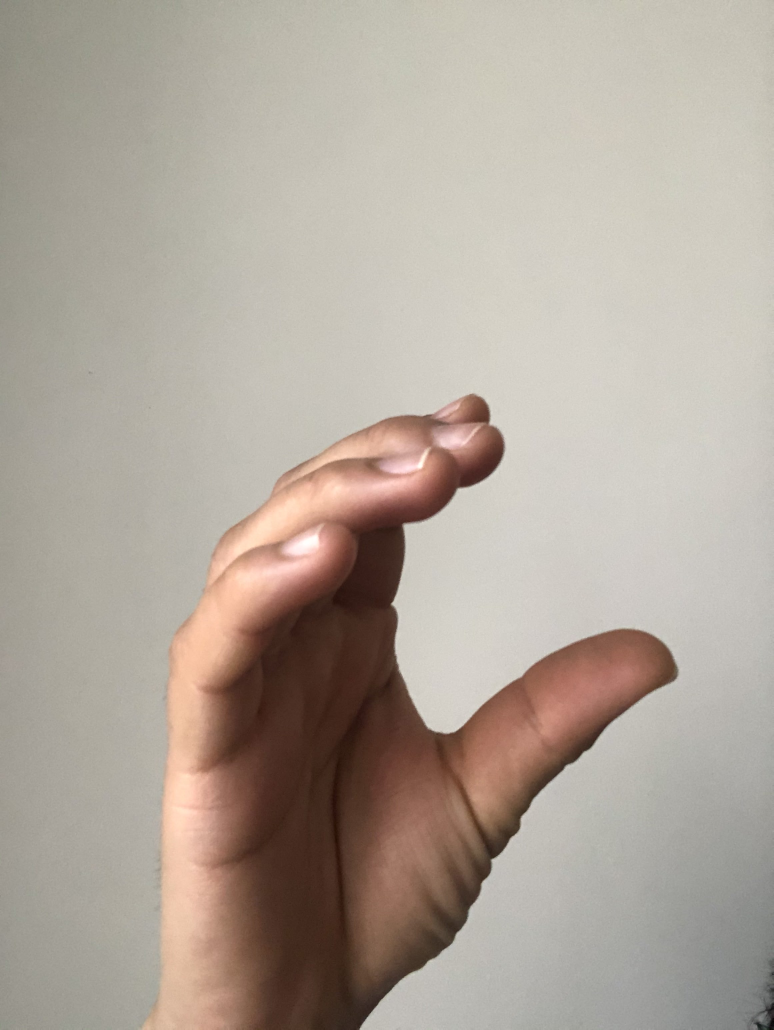
#> input picture images/hands/001.jpg, 2320 x 3088 px, given in place of the camera (shown at 1/3 size)
$ python writeOnScreen.py
#> lines starting #> are read from the running program, lines starting #| are printed output that depends on the picture; after the words box and inside, x2 and y2 are one past the last pixel; in counts of white or black regions, pixels touching at a corner belong together
import imutils
import cv2
import numpy as np
import random as rnd

def get_mask(image):
    #skin colour range
    lower_bound = np.array([0,133,77], dtype=np.uint8)
    upper_bound = np.array([235,173,127], dtype=np.uint8)

    mask = cv2.inRange(image, lower_bound, upper_bound)
    #removing the noise
    kernelOpen = np.ones((4, 4))
    kernelClose = np.ones((10, 10))

    maskOpen = cv2.morphologyEx(mask, cv2.MORPH_OPEN, kernelOpen)
    maskClose = cv2.morphologyEx(maskOpen, cv2.MORPH_CLOSE, kernelClose)
    final_mask = maskClose
    return final_mask

def get_contours(img):
    contours= cv2.findContours(img, cv2.RETR_EXTERNAL, cv2.CHAIN_APPROX_SIMPLE)
    return contours

def main():
    myCam = cv2.VideoCapture(0)
    frameBlank = np.zeros((1000, 1000, 3), dtype=np.uint8)

    while True:
        ret, frameCap = myCam.read()
#> frameCap is the input picture: shape (3088, 2320, 3); mean B, G, R 154.9, 165.6, 176.2
        frameCap = cv2.flip(frameCap, 1)
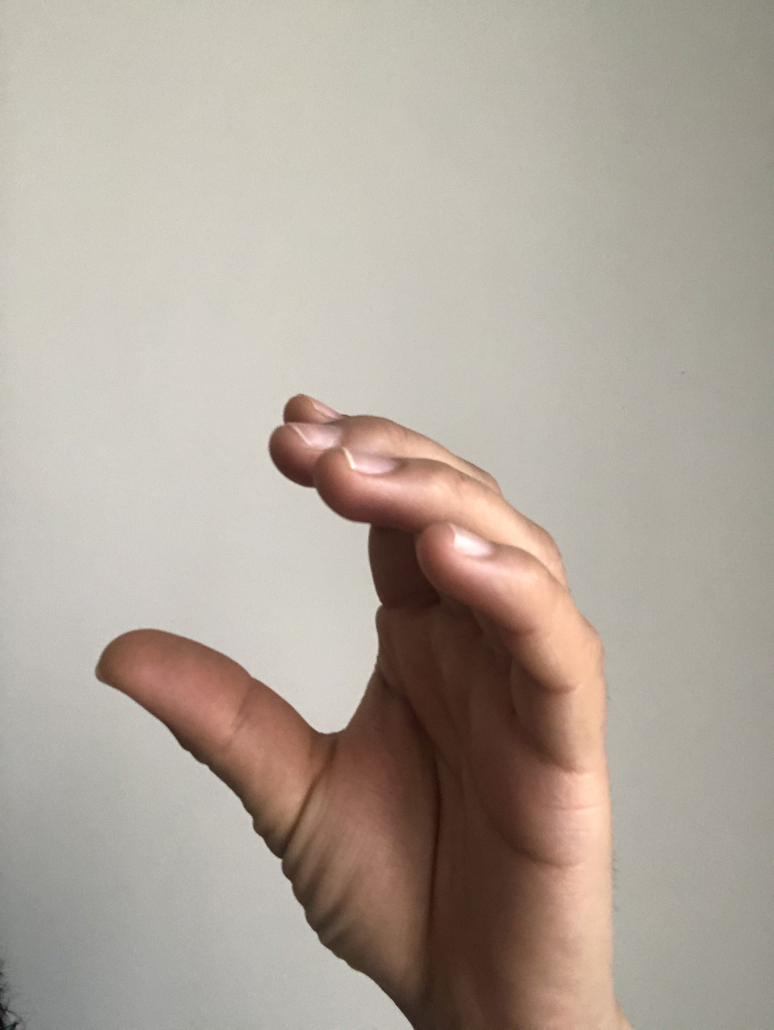
#> frameCap: shape (3088, 2320, 3) (shown at 1/3 size); mean B, G, R 154.9, 165.6, 176.2
        frameCap = cv2.resize(frameCap, (1000, 1000))
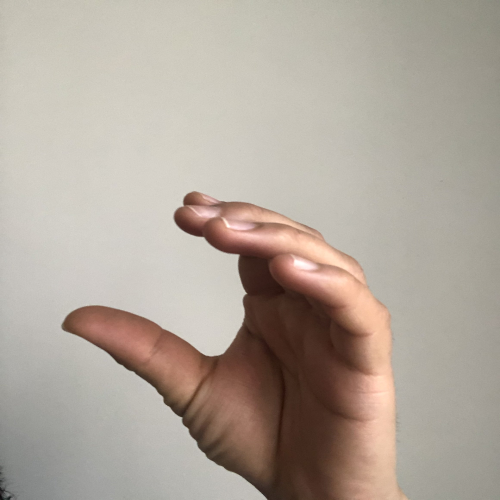
#> frameCap: shape (1000, 1000, 3) (shown at 1/2 size); mean B, G, R 154.8, 165.5, 176.1

        ycr_image = cv2.cvtColor(frameCap, cv2.COLOR_BGR2YCR_CB)
#> ycr_image: shape (1000, 1000, 3); mean of channels 0, 1, 2 167.5, 134.2, 120.9
        mask = get_mask(ycr_image)
#> in get_mask, `mask = cv2.inRange(image, lower_bound, upper_bound)`:
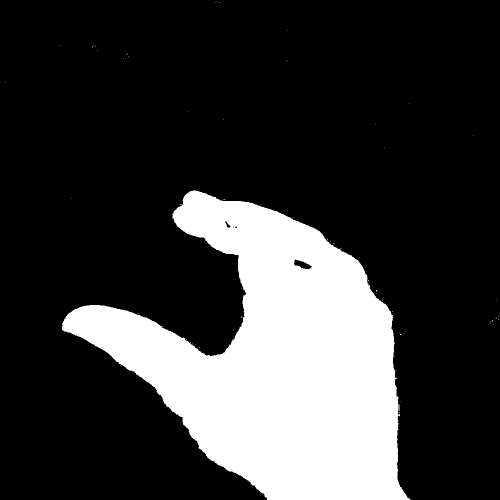
#> mask: shape (1000, 1000) (shown at 1/2 size); 22.1% white; 70 white regions (69 under 20 px), largest, box (x1, y1, x2, y2) and area: (124, 381, 821, 1000) 221048
#> in get_mask, `maskOpen = cv2.morphologyEx(mask, cv2.MORPH_OPEN, kernelOpen)`:
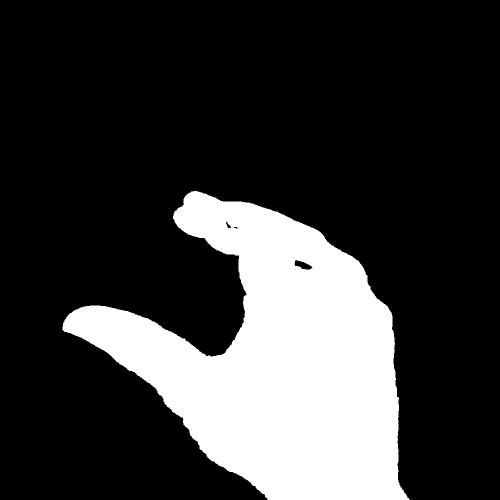
#> maskOpen: shape (1000, 1000) (shown at 1/2 size); 22.1% white; 1 white region, box (x1, y1, x2, y2) and area: (125, 382, 819, 1000) 220652
#> in get_mask, `maskClose = cv2.morphologyEx(maskOpen, cv2.MORPH_CLOSE, kernelClose)`:
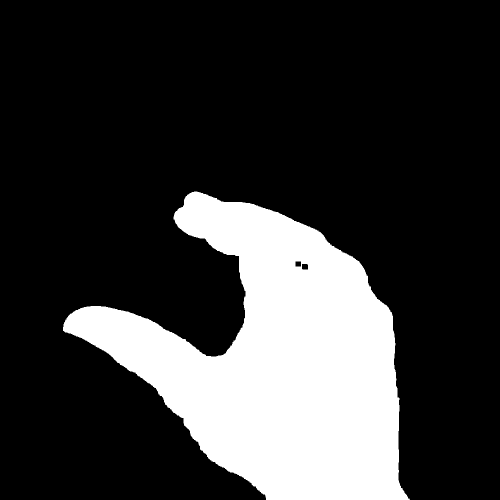
#> maskClose: shape (1000, 1000) (shown at 1/2 size); 22.1% white; 1 white region
        contours = get_contours(mask)
#> in get_contours, `contours= cv2.findContours(img, cv2.RETR_EXTERNAL, cv2.CHAIN_APPROX_SI..`: contours = 1 contour; box (x1, y1, x2, y2) and area: (126, 383, 820, 1000) 219678

        cn = imutils.grab_contours(contours)
#> cn has the same summary as contours in get_contours
        maxCn = max(cn, key=cv2.contourArea)
#> maxCn = contour of 1070 points, box (x1, y1, x2, y2) (126, 383, 820, 1000), area 219678

        # determine the most extreme points along the contour
        # extLeft = tuple(c[c[:, :, 0].argmin()][0])
        # extRight = tuple(c[c[:, :, 0].argmax()][0])

        extTop = tuple(maxCn[maxCn[:, :, 1].argmin()][0])
#> extTop = (388, 383)

        color = (1, 45, 225)
        cv2.drawContours(frameCap, [maxCn], -1, color, 2)
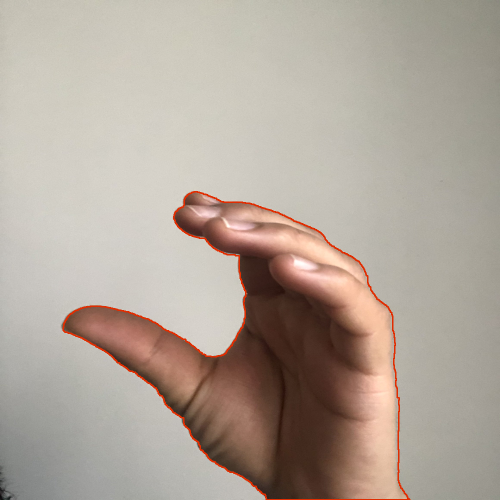
#> frameCap: shape (1000, 1000, 3) (shown at 1/2 size); 0.83% of pixels changed, all inside (x1, y1, x2, y2) = (125, 382, 821, 1000)

        # cv2.circle(frameCap, extLeft, 8, (0, 0, 255), -1)
        # cv2.circle(frameCap, extRight, 8, (0, 255, 0), -1)
        cv2.circle(frameCap, extTop, 5, (0, 0, 0), -1)
#> frameCap: shape (1000, 1000, 3); 0.01% of pixels changed, all inside (x1, y1, x2, y2) = (383, 378, 394, 389)
        cv2.circle(frameBlank, extTop, 8, (255, 255, 255), -1)
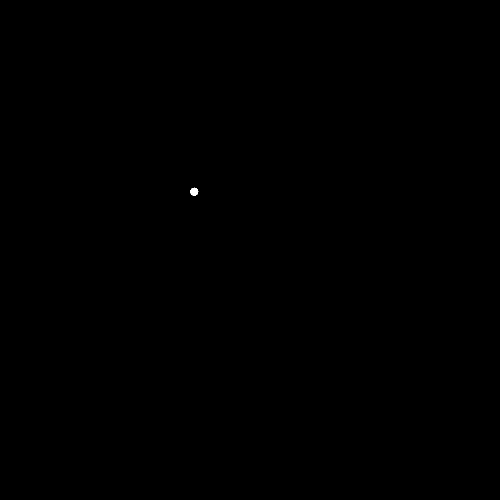
#> frameBlank: shape (1000, 1000, 3) (shown at 1/2 size); 0.02% white; 1 white region, box (x1, y1, x2, y2) and area: (380, 375, 397, 392) 197

        frameMerged = cv2.add(frameCap, frameBlank)
        cv2.imshow("Write", frameMerged)

        if cv2.waitKey(1) & 0xFF == ord('q'):
#> (key q is pressed here)
            break

    cv2.destroyAllWindows()
    myCam.release()


if __name__ == "__main__":
    main()

$ run again, on images/hands/002.jpg
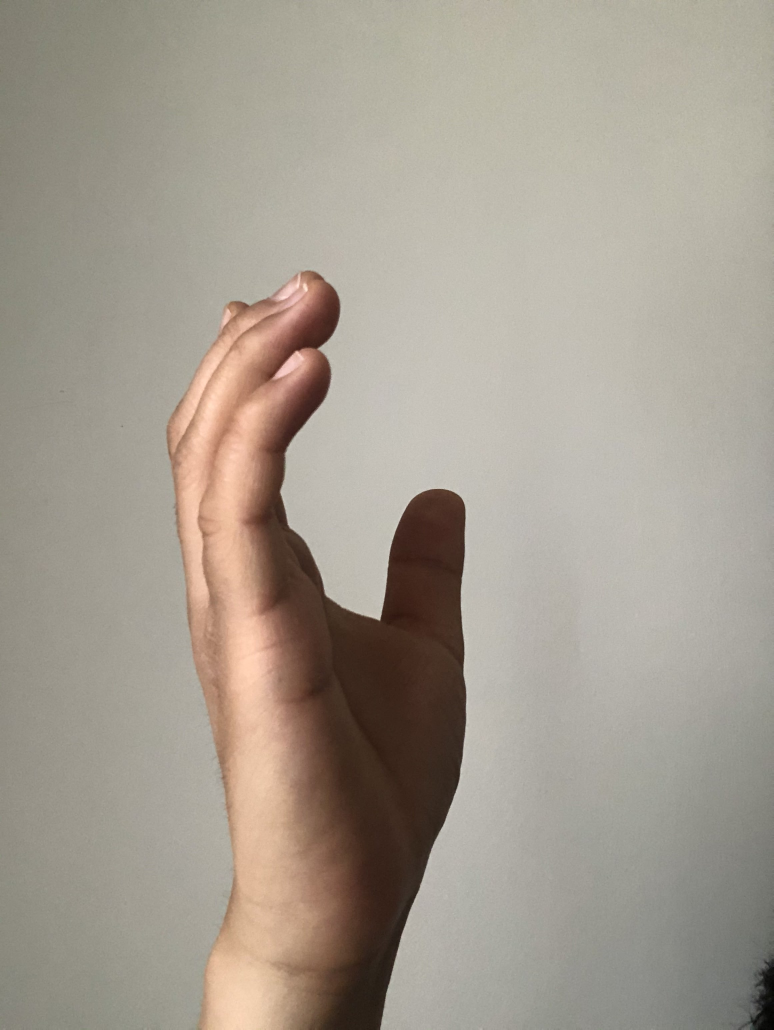
#> input picture images/hands/002.jpg, 2320 x 3088 px, given in place of the camera (shown at 1/3 size)
#> in main, frameCap is the input picture: shape (3088, 2320, 3); mean B, G, R 144.2, 156.1, 164.4
#> ycr_image: shape (1000, 1000, 3); mean of channels 0, 1, 2 157.1, 133.2, 120.6
#> in get_mask, `mask = cv2.inRange(image, lower_bound, upper_bound)`:
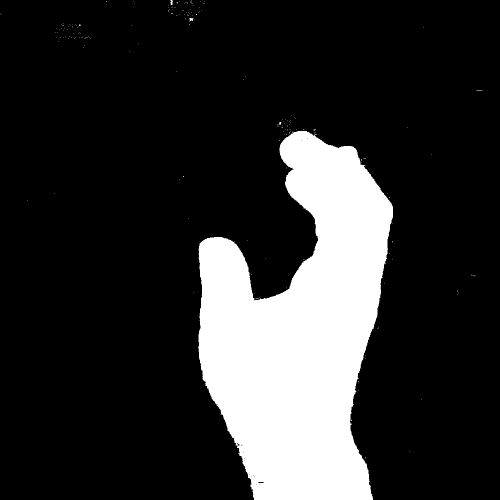
#> mask: shape (1000, 1000) (shown at 1/2 size); 18% white; 199 white regions (196 under 20 px), largest, box (x1, y1, x2, y2) and area: (396, 262, 786, 1000) 179573, (341, 0, 346, 10) 36, (379, 36, 386, 42) 35
#> maskOpen: shape (1000, 1000); 17.9% white; 2 white regions (1 under 20 px), largest, box (x1, y1, x2, y2) and area: (398, 263, 787, 1000) 179144
#> maskClose: shape (1000, 1000); 17.9% white; 2 white regions (1 under 20 px)
#> in get_contours, `contours= cv2.findContours(img, cv2.RETR_EXTERNAL, cv2.CHAIN_APPROX_SI..`: contours = 2 contours, 1 with area under 20; largest, box (x1, y1, x2, y2) and area: (399, 264, 788, 1000) 177945
#> cn has the same summary as contours in get_contours
#> maxCn = contour of 794 points, box (x1, y1, x2, y2) (399, 264, 788, 1000), area 177945
#> extTop = (597, 264)
#> in main, `cv2.drawContours(frameCap, [maxCn], -1, color, 2)`:
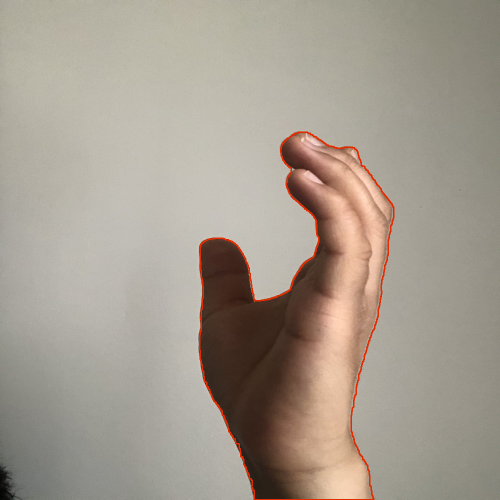
#> frameCap: shape (1000, 1000, 3) (shown at 1/2 size); mean B, G, R 143.3, 155.5, 165
#> frameBlank: shape (1000, 1000, 3); 0.02% white; 1 white region, box (x1, y1, x2, y2) and area: (589, 256, 606, 273) 197

$ run again, on images/hands/003.jpg
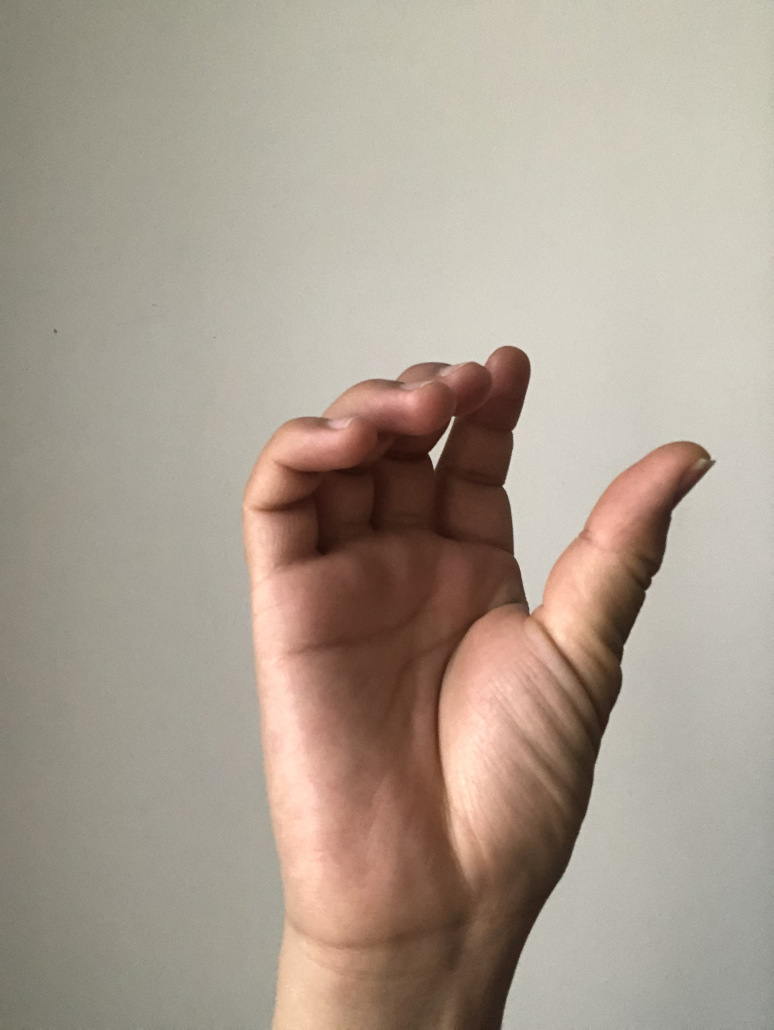
#> input picture images/hands/003.jpg, 2320 x 3088 px, given in place of the camera (shown at 1/3 size)
#> in main, frameCap is the input picture: shape (3088, 2320, 3); mean B, G, R 144.8, 158.2, 171.1
#> ycr_image: shape (1000, 1000, 3); mean of channels 0, 1, 2 160.4, 135.6, 119.1
#> in get_mask, `mask = cv2.inRange(image, lower_bound, upper_bound)`:
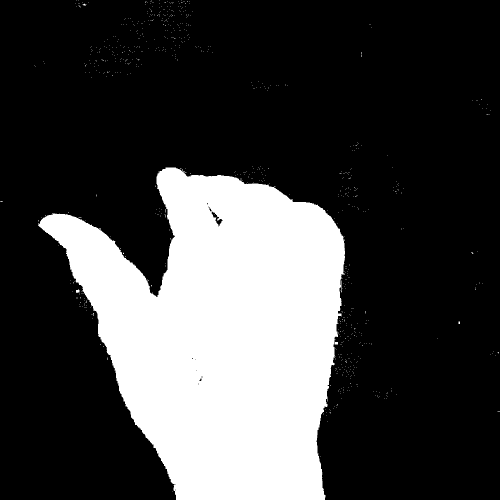
#> mask: shape (1000, 1000) (shown at 1/2 size); 25.9% white; 770 white regions (768 under 20 px), largest, box (x1, y1, x2, y2) and area: (76, 335, 690, 1000) 257825, (152, 578, 159, 586) 39
#> maskOpen: shape (1000, 1000); 25.7% white; 2 white regions, box (x1, y1, x2, y2) and area: (78, 336, 691, 1000) 257309, (153, 581, 160, 586) 35
#> maskClose: shape (1000, 1000); 25.8% white; 1 white region
#> in get_contours, `contours= cv2.findContours(img, cv2.RETR_EXTERNAL, cv2.CHAIN_APPROX_SI..`: contours = 1 contour; box (x1, y1, x2, y2) and area: (79, 337, 692, 1000) 256268
#> cn has the same summary as contours in get_contours
#> maxCn = contour of 857 points, box (x1, y1, x2, y2) (79, 337, 692, 1000), area 256268
#> extTop = (333, 337)
#> in main, `cv2.drawContours(frameCap, [maxCn], -1, color, 2)`:
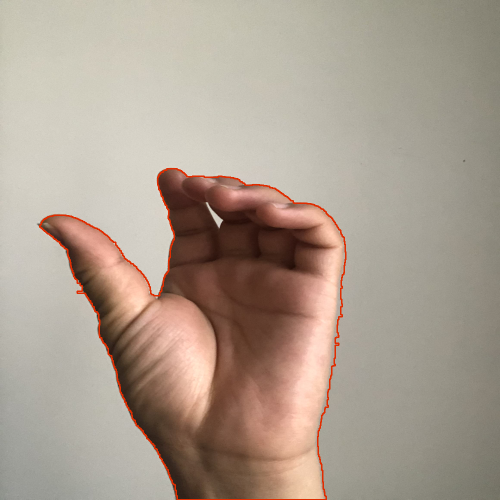
#> frameCap: shape (1000, 1000, 3) (shown at 1/2 size); mean B, G, R 143.8, 157.5, 171.7
#> frameBlank: shape (1000, 1000, 3); 0.02% white; 1 white region, box (x1, y1, x2, y2) and area: (325, 329, 342, 346) 197

$ run again, on images/hands/004.jpg
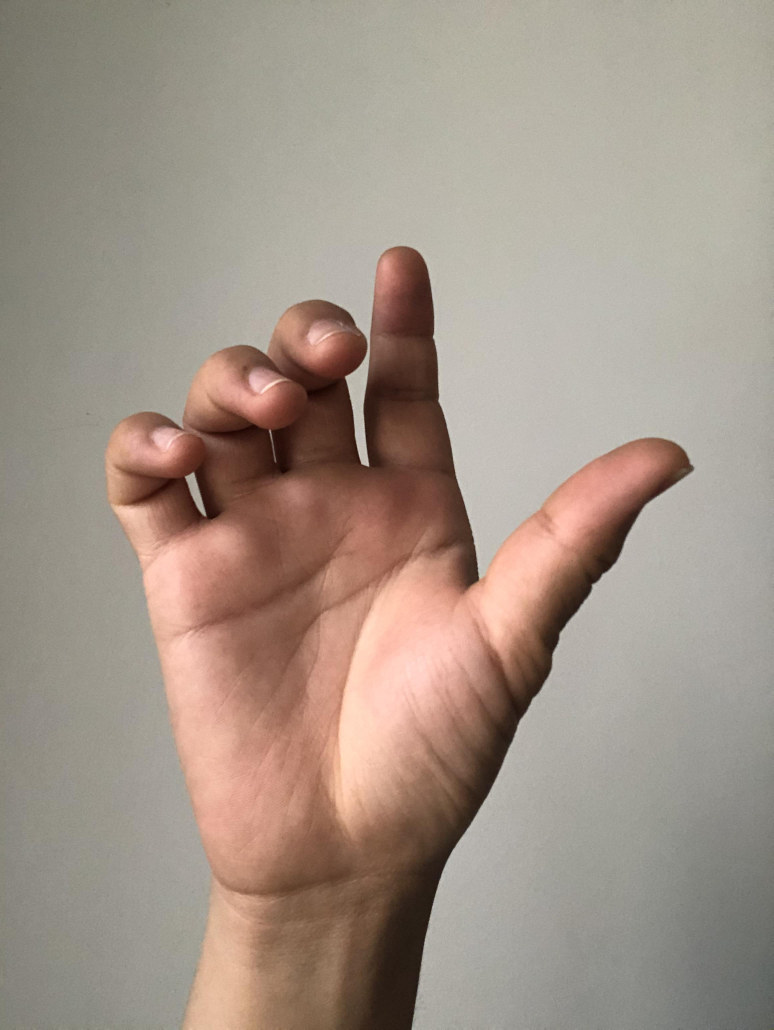
#> input picture images/hands/004.jpg, 2320 x 3088 px, given in place of the camera (shown at 1/3 size)
#> in main, frameCap is the input picture: shape (3088, 2320, 3); mean B, G, R 135.8, 147.8, 162.5
#> ycr_image: shape (1000, 1000, 3); mean of channels 0, 1, 2 150.7, 136.4, 119.5
#> mask: shape (1000, 1000); 29.7% white; 50 white regions (40 under 20 px), largest, box (x1, y1, x2, y2) and area: (103, 238, 869, 1000) 296154, (338, 0, 373, 26) 596, (648, 311, 676, 327) 278
#> maskOpen: shape (1000, 1000); 29.7% white; 12 white regions, largest, box (x1, y1, x2, y2) and area: (105, 239, 869, 1000) 295558, (339, 0, 373, 26) 594, (649, 312, 677, 327) 275
#> maskClose: shape (1000, 1000); 29.8% white; 8 white regions
#> in get_contours, `contours= cv2.findContours(img, cv2.RETR_EXTERNAL, cv2.CHAIN_APPROX_SI..`: contours = 8 contours, 3 with area under 20; largest, box (x1, y1, x2, y2) and area: (106, 240, 878, 1000) 296483, (340, 0, 374, 27) 605, (333, 121, 347, 126) 52, (871, 510, 878, 515) 24, (395, 334, 402, 339) 22
#> cn has the same summary as contours in get_contours
#> maxCn = contour of 1059 points, box (x1, y1, x2, y2) (106, 240, 878, 1000), area 296483
#> extTop = (483, 240)
#> in main, `cv2.drawContours(frameCap, [maxCn], -1, color, 2)`:
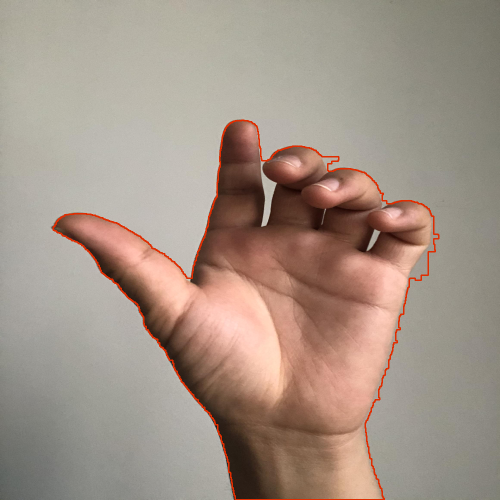
#> frameCap: shape (1000, 1000, 3) (shown at 1/2 size); mean B, G, R 134.8, 147, 163.4
#> frameBlank: shape (1000, 1000, 3); 0.02% white; 1 white region, box (x1, y1, x2, y2) and area: (475, 232, 492, 249) 197
